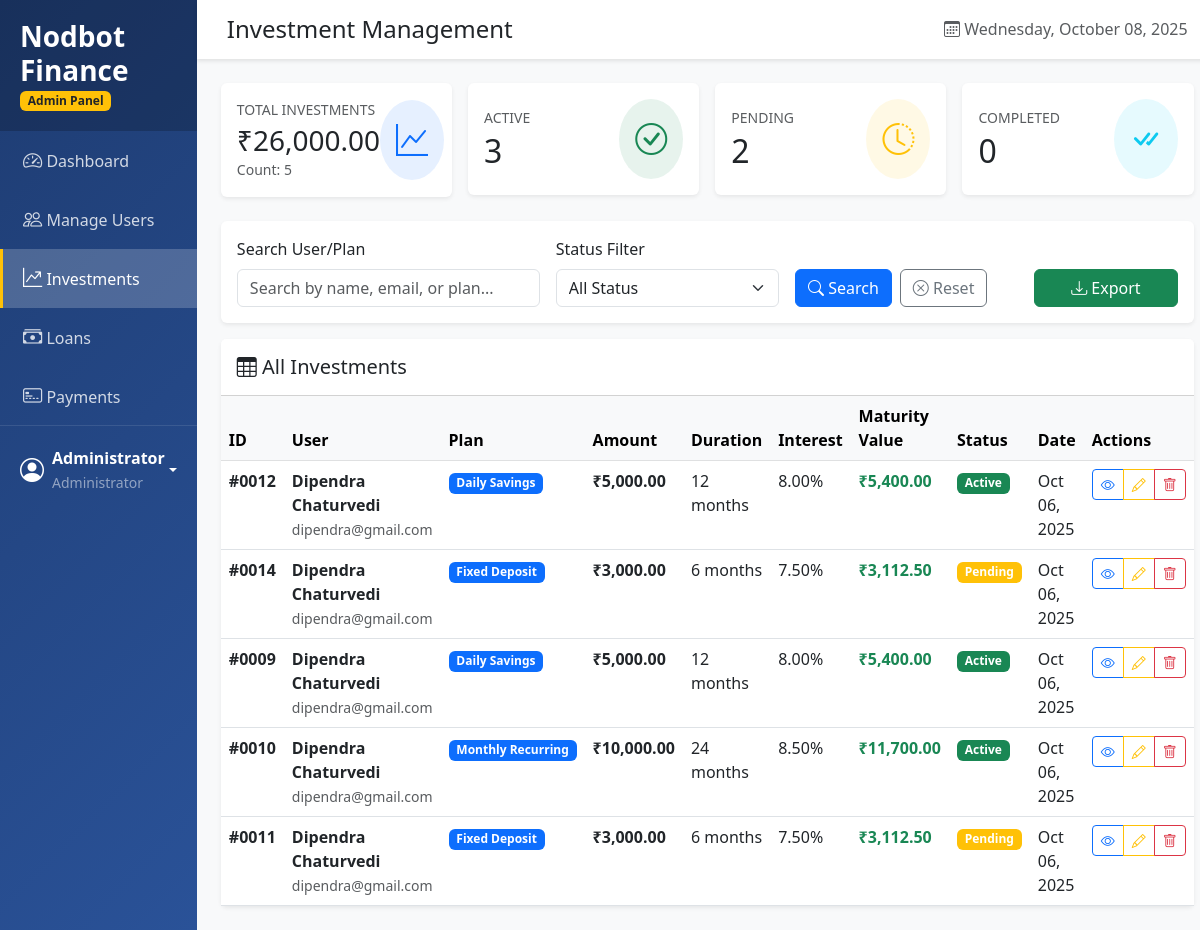
Screenshot of /admin/investments.php (signed in) with the database file from the repository.
### tables this page shows
CREATE TABLE `investments` (
  `id` int(11) NOT NULL,
  `user_id` int(11) NOT NULL,
  `amount` decimal(15,2) NOT NULL,
  `plan` varchar(50) NOT NULL,
  `duration_months` int(11) NOT NULL,
  `interest_rate` decimal(5,2) NOT NULL,
  `notes` text DEFAULT NULL,
  `status` enum('pending','active','completed','cancelled') DEFAULT 'active',
  `investment_date` timestamp NOT NULL DEFAULT current_timestamp(),
  `maturity_date` date DEFAULT NULL
);

CREATE TABLE `users` (
  `id` int(11) NOT NULL,
  `name` varchar(100) NOT NULL,
  `email` varchar(100) NOT NULL,
  `password` varchar(255) NOT NULL,
  `phone` varchar(15) DEFAULT NULL,
  `user_type` enum('user','admin') DEFAULT 'user',
  `created_at` timestamp NOT NULL DEFAULT current_timestamp()
);

### admin/investments.php (the view, shortened to what the rows shown need)
<?php
require_once '../config.php';
require_once '../includes/functions.php';
$total_investments_query = "SELECT
    COUNT(*) as total_count,
    COALESCE(SUM(amount), 0) as total_amount,
    COUNT(CASE WHEN status = 'active' THEN 1 END) as active_count,
    COUNT(CASE WHEN status = 'pending' THEN 1 END) as pending_count,
    COUNT(CASE WHEN status = 'completed' THEN 1 END) as completed_count
    FROM investments";
$total_result = mysqli_query($conn, $total_investments_query);
$stats = $total_result ? mysqli_fetch_assoc($total_result) : [
    'total_count' => 0,
    'total_amount' => 0,
    'active_count' => 0,
    'pending_count' => 0,
    'completed_count' => 0
];
$investments_query = "SELECT i.*, u.name as user_name, u.email as user_email
                      FROM investments i
                      LEFT JOIN users u ON i.user_id = u.id
                      WHERE 1=1";
$investments_query .= " ORDER BY i.investment_date DESC";
$investments_result = mysqli_query($conn, $investments_query);
?>
<!DOCTYPE html>
<html lang="en">
<head>
    <link href="https://cdn.jsdelivr.net/npm/bootstrap@5.3.0/dist/css/bootstrap.min.css" rel="stylesheet">
    <link rel="stylesheet" href="https://cdn.jsdelivr.net/npm/bootstrap-icons@1.11.1/font/bootstrap-icons.css">
</head>
<body>
    <div class="d-flex">
        <div id="content">
            <div class="container-fluid p-4">
                <div class="row g-3 mb-4">
                    <div class="col-md-3">
                        <div class="card stats-card border-0 shadow-sm" style="border-left-color: #198754 !important;">
                            <div class="card-body">
                                <div class="d-flex justify-content-between align-items-center">
                                    <div>
                                        <h2 class="mb-0"><?php echo $stats['active_count']; ?></h2>
                                    </div>
                                </div>
                            </div>
                        </div>
                    </div>
                    <div class="col-md-3">
                        <div class="card stats-card border-0 shadow-sm" style="border-left-color: #ffc107 !important;">
                            <div class="card-body">
                                <div class="d-flex justify-content-between align-items-center">
                                    <div>
                                        <h2 class="mb-0"><?php echo $stats['pending_count']; ?></h2>
                                    </div>
                                </div>
                            </div>
                        </div>
                    </div>
                    <div class="col-md-3">
                        <div class="card stats-card border-0 shadow-sm" style="border-left-color: #0dcaf0 !important;">
                            <div class="card-body">
                                <div class="d-flex justify-content-between align-items-center">
                                    <div>
                                        <h2 class="mb-0"><?php echo $stats['completed_count']; ?></h2>
                                    </div>
                                </div>
                            </div>
                        </div>
                    </div>
                </div>
                <div class="row">
                    <div class="col-12">
                        <div class="card border-0 shadow-sm">
                            <div class="card-body p-0">
                                <div class="table-responsive">
                                    <table class="table table-hover mb-0" id="investmentsTable">
                                        <thead class="table-light">
                                            <tr>
                                                <th>ID</th>
                                                <th>User</th>
                                                <th>Plan</th>
                                                <th>Amount</th>
                                                <th>Duration</th>
                                                <th>Interest</th>
                                                <th>Maturity Value</th>
                                                <th>Status</th>
                                                <th>Date</th>
                                                <th>Actions</th>
                                            </tr>
                                        </thead>
                                        <tbody>
                                            <?php
                                            if ($investments_result && mysqli_num_rows($investments_result) > 0) {
                                                while ($inv = mysqli_fetch_assoc($investments_result)) {
                                                    $status_colors = [
                                                        'pending' => 'warning',
                                                        'active' => 'success',
                                                        'completed' => 'info',
                                                        'cancelled' => 'danger'
                                                    ];
                                                    $status_class = $status_colors[$inv['status']] ?? 'secondary';
                                                    $interest = ($inv['amount'] * $inv['interest_rate'] * $inv['duration_months']) / (12 * 100);
                                                    $maturity = $inv['amount'] + $interest;
                                                    echo '<tr>';
                                                    echo '<td><strong>#' . str_pad($inv['id'], 4, '0', STR_PAD_LEFT) . '</strong></td>';
                                                    echo '<td>
                                                            <strong>' . htmlspecialchars($inv['user_name']) . '</strong><br>
                                                            <small class="text-muted">' . htmlspecialchars($inv['user_email']) . '</small>
                                                          </td>';
                                                    echo '<td><span class="badge bg-primary">' . htmlspecialchars($inv['plan']) . '</span></td>';
                                                    echo '<td><strong>' . formatCurrency($inv['amount']) . '</strong></td>';
                                                    echo '<td>' . $inv['duration_months'] . ' months</td>';
                                                    echo '<td>' . $inv['interest_rate'] . '%</td>';
                                                    echo '<td><strong class="text-success">' . formatCurrency($maturity) . '</strong></td>';
                                                    echo '<td><span class="badge bg-' . $status_class . '">' . ucfirst($inv['status']) . '</span></td>';
                                                    echo '<td>' . date('M d, Y', strtotime($inv['investment_date'])) . '</td>';
                                                    echo '<td>
                                                            <div class="btn-group btn-group-sm">
                                                                <button class="btn btn-outline-primary" onclick="viewDetails(' . $inv['id'] . ')" title="View">
                                                                    <i class="bi bi-eye"></i>
                                                                </button>
                                                                <button class="btn btn-outline-warning" onclick="updateStatus(' . $inv['id'] . ', \'' . $inv['status'] . '\')" title="Update Status">
                                                                    <i class="bi bi-pencil"></i>
                                                                </button>
                                                                <button class="btn btn-outline-danger" onclick="deleteInvestment(' . $inv['id'] . ')" title="Delete">
                                                                    <i class="bi bi-trash"></i>
                                                                </button>
                                                            </div>
                                                          </td>';
                                                    echo '</tr>';
                                                }
                                            } else {
                                                echo '<tr><td colspan="10" class="text-center py-5 text-muted">No investments found</td></tr>';
                                            }
                                            ?>
                                        </tbody>
                                    </table>
                                </div>
                            </div>
                        </div>
                    </div>
                </div>
            </div>
        </div>
    </div>
</body>
</html>

### rows the page displays
investments: id "0012", user.name "Dipendra Chaturvedi", user.email "dipendra@gmail.com", plan "Daily Savings", amount "₹5,000.00", duration_months "12", interest_rate "8.00", formatCurrency($maturity) "₹5,400.00", status "Active", investment_date "Oct 06, 2025"
investments: id "0014", user.name "Dipendra Chaturvedi", user.email "dipendra@gmail.com", plan "Fixed Deposit", amount "₹3,000.00", duration_months "6", interest_rate "7.50", formatCurrency($maturity) "₹3,112.50", status "Pending", investment_date "Oct 06, 2025"
investments: id "0009", user.name "Dipendra Chaturvedi", user.email "dipendra@gmail.com", plan "Daily Savings", amount "₹5,000.00", duration_months "12", interest_rate "8.00", formatCurrency($maturity) "₹5,400.00", status "Active", investment_date "Oct 06, 2025"
investments: id "0010", user.name "Dipendra Chaturvedi", user.email "dipendra@gmail.com", plan "Monthly Recurring", amount "₹10,000.00", duration_months "24", interest_rate "8.50", formatCurrency($maturity) "₹11,700.00", status "Active", investment_date "Oct 06, 2025"
investments: id "0011", user.name "Dipendra Chaturvedi", user.email "dipendra@gmail.com", plan "Fixed Deposit", amount "₹3,000.00", duration_months "6", interest_rate "7.50", formatCurrency($maturity) "₹3,112.50", status "Pending", investment_date "Oct 06, 2025"

### other values shown
APP_NAME "Nodbot Finance"
$user['name'] "Administrator"
formatCurrency($stats['total_amount']) "₹26,000.00"
$stats['total_count'] "5"
$stats['active_count'] "3"
$stats['pending_count'] "2"
$stats['completed_count'] "0"
